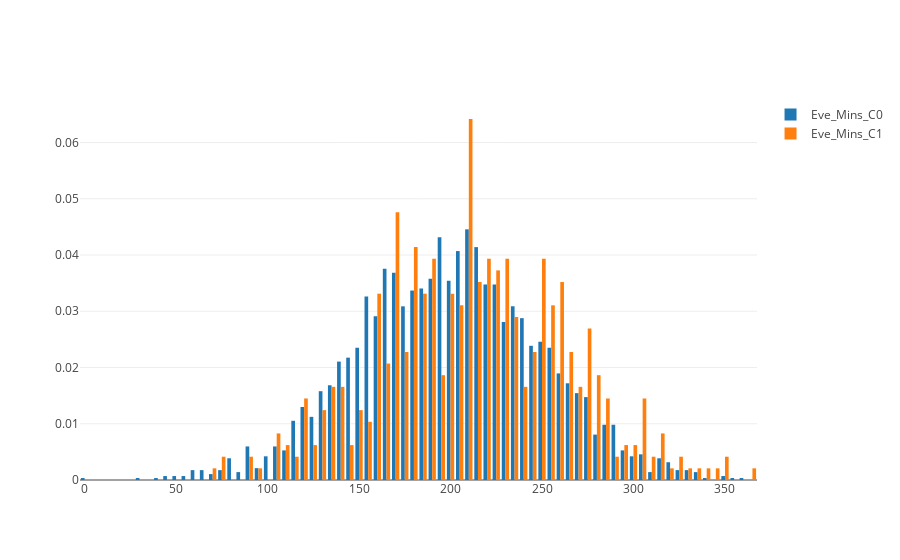

Notebook code cell kept with this figure:
### Code cell
data = Data([
        Histogram(x=filtered_by_churn_0.toPandas()['Eve_Mins_C0'], name="Eve_Mins_C0", histnorm='probability'),
        Histogram(x=filtered_by_churn_1.toPandas()['Eve_Mins_C1'], name="Eve_Mins_C1", histnorm='probability')
    ])

iplot(data, filename="Eve_Mins")

### Figure 1 — Plotly figure (JSON) as saved in the notebook; plotly's stock layout.template omitted (floating-point values rounded to 4 significant figures; data arrays with more than 128 entries replaced by an {"elided": "..."} marker saying what was removed)
{"data": [{"histnorm": "probability", "name": "Eve_Mins_C0", "type": "histogram", "x": {"elided": "2850 float values"}}, {"histnorm": "probability", "name": "Eve_Mins_C1", "type": "histogram", "x": {"elided": "483 float values"}}], "layout": {}}
